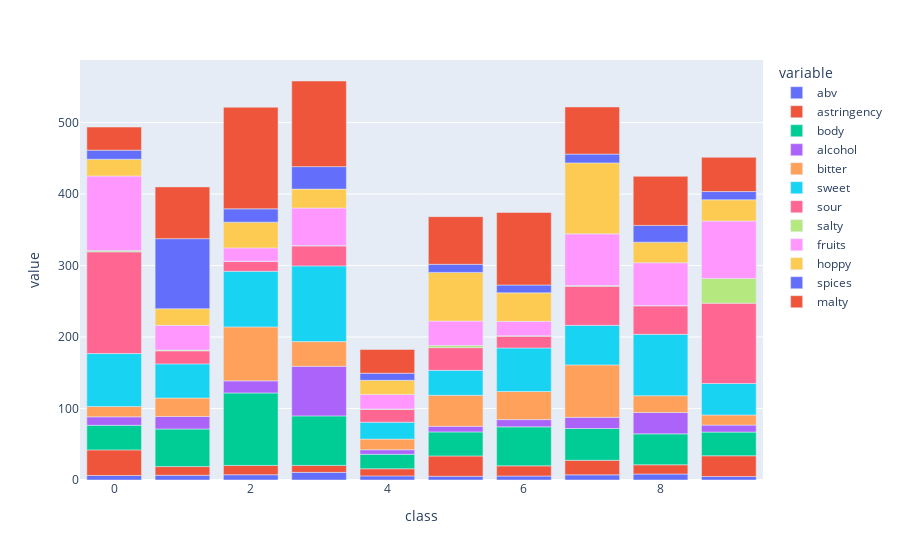

Notebook cell for this chart:
### Code cell
fig = px.bar(bar_df, x="class", y=["abv", "astringency", "body", "alcohol", "bitter", "sweet", "sour",
                                  "salty", "fruits", "hoppy", "spices", "malty"])
fig.show()

### Figure 1 — Plotly figure (JSON) as saved in the notebook; plotly's stock layout.template omitted (floating-point values rounded to 4 significant figures)
{"data": [{"alignmentgroup": "True", "hovertemplate": "variable=abv<br>class=%{x}<br>value=%{y}<extra></extra>", "legendgroup": "abv", "marker": {"color": "#636efa", "pattern": {"shape": ""}}, "name": "abv", "offsetgroup": "abv", "orientation": "v", "showlegend": true, "textposition": "auto", "type": "bar", "x": [0, 1, 2, 3, 4, 5, 6, 7, 8, 9], "xaxis": "x", "y": [6.333, 6.631, 7.326, 10.67, 5.754, 5.199, 5.552, 7.22, 8.397, 4.919], "yaxis": "y"}, {"alignmentgroup": "True", "hovertemplate": "variable=astringency<br>class=%{x}<br>value=%{y}<extra></extra>", "legendgroup": "astringency", "marker": {"color": "#EF553B", "pattern": {"shape": ""}}, "name": "astringency", "offsetgroup": "astringency", "orientation": "v", "showlegend": true, "textposition": "auto", "type": "bar", "x": [0, 1, 2, 3, 4, 5, 6, 7, 8, 9], "xaxis": "x", "y": [35.78, 12.14, 13.1, 9.763, 10.0, 28.45, 14.3, 20.33, 12.94, 28.96], "yaxis": "y"}, {"alignmentgroup": "True", "hovertemplate": "variable=body<br>class=%{x}<br>value=%{y}<extra></extra>", "legendgroup": "body", "marker": {"color": "#00cc96", "pattern": {"shape": ""}}, "name": "body", "offsetgroup": "body", "orientation": "v", "showlegend": true, "textposition": "auto", "type": "bar", "x": [0, 1, 2, 3, 4, 5, 6, 7, 8, 9], "xaxis": "x", "y": [34.45, 52.57, 101.4, 69.26, 20.26, 33.61, 54.5, 44.54, 43.2, 33.15], "yaxis": "y"}, {"alignmentgroup": "True", "hovertemplate": "variable=alcohol<br>class=%{x}<br>value=%{y}<extra></extra>", "legendgroup": "alcohol", "marker": {"color": "#ab63fa", "pattern": {"shape": ""}}, "name": "alcohol", "offsetgroup": "alcohol", "orientation": "v", "showlegend": true, "textposition": "auto", "type": "bar", "x": [0, 1, 2, 3, 4, 5, 6, 7, 8, 9], "xaxis": "x", "y": [11.81, 17.57, 16.9, 69.37, 6.292, 7.814, 10.15, 15.56, 29.99, 9.75], "yaxis": "y"}, {"alignmentgroup": "True", "hovertemplate": "variable=bitter<br>class=%{x}<br>value=%{y}<extra></extra>", "legendgroup": "bitter", "marker": {"color": "#FFA15A", "pattern": {"shape": ""}}, "name": "bitter", "offsetgroup": "bitter", "orientation": "v", "showlegend": true, "textposition": "auto", "type": "bar", "x": [0, 1, 2, 3, 4, 5, 6, 7, 8, 9], "xaxis": "x", "y": [14.37, 25.75, 75.46, 34.54, 14.9, 43.44, 39.32, 73.39, 23.36, 14.17], "yaxis": "y"}, {"alignmentgroup": "True", "hovertemplate": "variable=sweet<br>class=%{x}<br>value=%{y}<extra></extra>", "legendgroup": "sweet", "marker": {"color": "#19d3f3", "pattern": {"shape": ""}}, "name": "sweet", "offsetgroup": "sweet", "orientation": "v", "showlegend": true, "textposition": "auto", "type": "bar", "x": [0, 1, 2, 3, 4, 5, 6, 7, 8, 9], "xaxis": "x", "y": [74.16, 47.79, 77.84, 105.9, 23.63, 34.94, 60.88, 55.3, 85.88, 44.06], "yaxis": "y"}, {"alignmentgroup": "True", "hovertemplate": "variable=sour<br>class=%{x}<br>value=%{y}<extra></extra>", "legendgroup": "sour", "marker": {"color": "#FF6692", "pattern": {"shape": ""}}, "name": "sour", "offsetgroup": "sour", "orientation": "v", "showlegend": true, "textposition": "auto", "type": "bar", "x": [0, 1, 2, 3, 4, 5, 6, 7, 8, 9], "xaxis": "x", "y": [142.3, 18.26, 13.62, 28.0, 18.02, 31.74, 16.53, 54.74, 39.85, 112.3], "yaxis": "y"}, {"alignmentgroup": "True", "hovertemplate": "variable=salty<br>class=%{x}<br>value=%{y}<extra></extra>", "legendgroup": "salty", "marker": {"color": "#B6E880", "pattern": {"shape": ""}}, "name": "salty", "offsetgroup": "salty", "orientation": "v", "showlegend": true, "textposition": "auto", "type": "bar", "x": [0, 1, 2, 3, 4, 5, 6, 7, 8, 9], "xaxis": "x", "y": [1.735, 1.132, 0.5308, 0.4296, 0.6422, 2.992, 0.6683, 1.033, 0.602, 34.58], "yaxis": "y"}, {"alignmentgroup": "True", "hovertemplate": "variable=fruits<br>class=%{x}<br>value=%{y}<extra></extra>", "legendgroup": "fruits", "marker": {"color": "#FF97FF", "pattern": {"shape": ""}}, "name": "fruits", "offsetgroup": "fruits", "orientation": "v", "showlegend": true, "textposition": "auto", "type": "bar", "x": [0, 1, 2, 3, 4, 5, 6, 7, 8, 9], "xaxis": "x", "y": [104.4, 34.54, 18.5, 52.52, 20.19, 34.13, 20.02, 72.26, 59.69, 80.33], "yaxis": "y"}, {"alignmentgroup": "True", "hovertemplate": "variable=hoppy<br>class=%{x}<br>value=%{y}<extra></extra>", "legendgroup": "hoppy", "marker": {"color": "#FECB52", "pattern": {"shape": ""}}, "name": "hoppy", "offsetgroup": "hoppy", "orientation": "v", "showlegend": true, "textposition": "auto", "type": "bar", "x": [0, 1, 2, 3, 4, 5, 6, 7, 8, 9], "xaxis": "x", "y": [23.45, 23.18, 36.09, 26.44, 19.77, 68.12, 39.9, 99.26, 28.81, 29.79], "yaxis": "y"}, {"alignmentgroup": "True", "hovertemplate": "variable=spices<br>class=%{x}<br>value=%{y}<extra></extra>", "legendgroup": "spices", "marker": {"color": "#636efa", "pattern": {"shape": ""}}, "name": "spices", "offsetgroup": "spices", "orientation": "v", "showlegend": true, "textposition": "auto", "type": "bar", "x": [0, 1, 2, 3, 4, 5, 6, 7, 8, 9], "xaxis": "x", "y": [12.72, 98.05, 18.6, 31.47, 9.945, 11.35, 10.98, 12.33, 23.45, 11.48], "yaxis": "y"}, {"alignmentgroup": "True", "hovertemplate": "variable=malty<br>class=%{x}<br>value=%{y}<extra></extra>", "legendgroup": "malty", "marker": {"color": "#EF553B", "pattern": {"shape": ""}}, "name": "malty", "offsetgroup": "malty", "orientation": "v", "showlegend": true, "textposition": "auto", "type": "bar", "x": [0, 1, 2, 3, 4, 5, 6, 7, 8, 9], "xaxis": "x", "y": [32.27, 72.44, 142.1, 119.8, 33.21, 66.63, 101.5, 65.9, 68.62, 47.85], "yaxis": "y"}], "layout": {"barmode": "relative", "legend": {"title": {"text": "variable"}, "tracegroupgap": 0}, "margin": {"t": 60}, "xaxis": {"anchor": "y", "domain": [0, 1], "title": {"text": "class"}}, "yaxis": {"anchor": "x", "domain": [0, 1], "title": {"text": "value"}}}}
